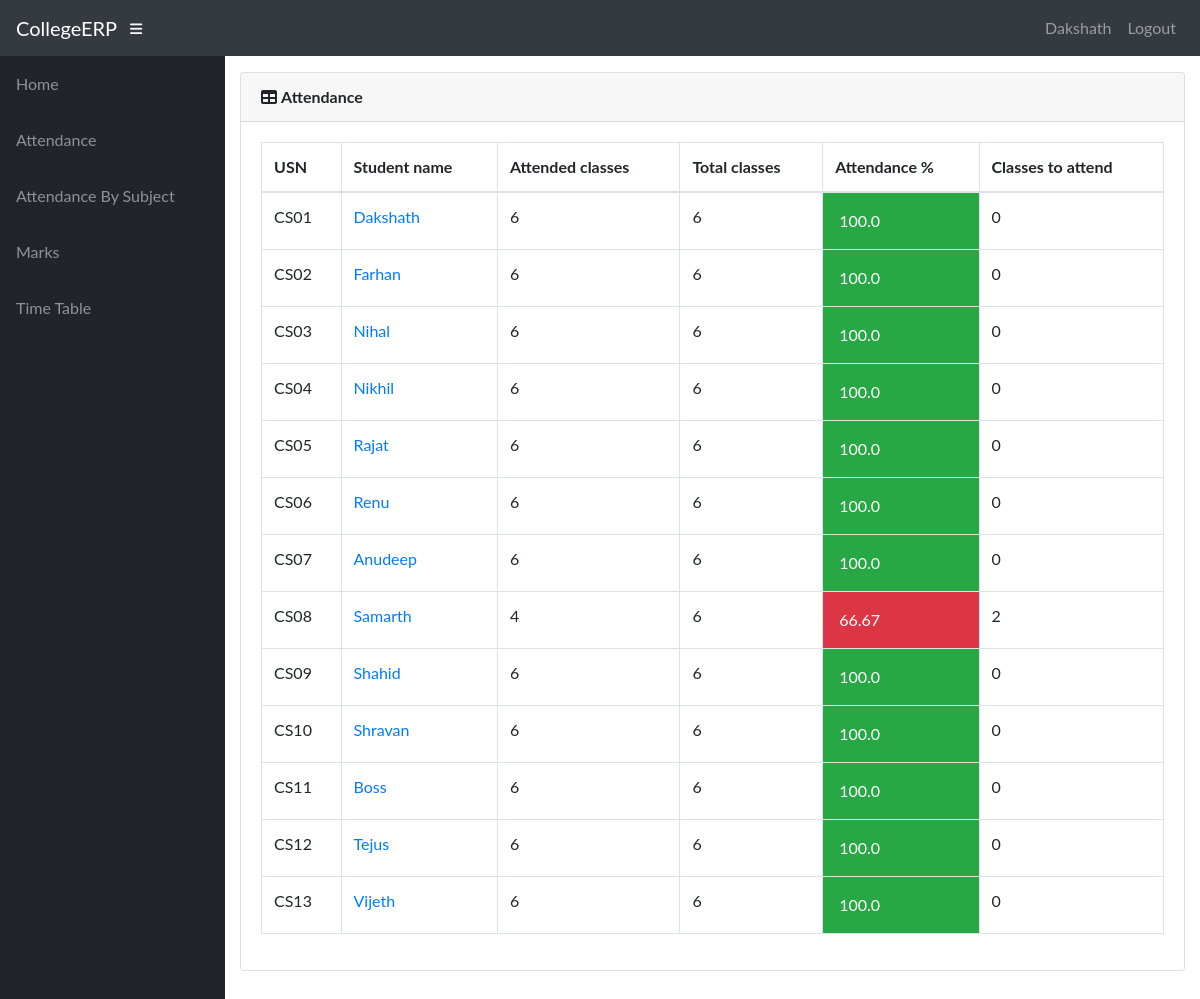
The app's page /teacher/4/Students/attendance/ (signed in) with its own data.
### info/models.py (models this page shows, shortened)
class User(AbstractUser):
    @property
    def is_student(self):
        if hasattr(self, 'student'):
            return True
        return False

class Student(models.Model):
    user = models.OneToOneField(User, on_delete=models.CASCADE, null=True)
    class_id = models.ForeignKey(Class, on_delete=models.CASCADE, default=1)
    USN = models.CharField(primary_key='True', max_length=100)
    name = models.CharField(max_length=200)
    sex = models.CharField(max_length=50, choices=sex_choice, default='Male')
    DOB = models.DateField(default='1998-01-01')
    def __str__(self):
        return self.name

class AttendanceTotal(models.Model):
    course = models.ForeignKey(Course, on_delete=models.CASCADE)
    student = models.ForeignKey(Student, on_delete=models.CASCADE)
    class Meta:
        unique_together = (('student', 'course'),)
    @property
    def att_class(self):
        stud = Student.objects.get(name=self.student)
        cr = Course.objects.get(name=self.course)
        att_class = Attendance.objects.filter(course=cr, student=stud, status='True').count()
        return att_class
    @property
    def total_class(self):
        stud = Student.objects.get(name=self.student)
        cr = Course.objects.get(name=self.course)
        total_class = Attendance.objects.filter(course=cr, student=stud).count()
        return total_class
    @property
    def attendance(self):
        stud = Student.objects.get(name=self.student)
        cr = Course.objects.get(name=self.course)
        total_class = Attendance.objects.filter(course=cr, student=stud).count()
        att_class = Attendance.objects.filter(course=cr, student=stud, status='True').count()
        if total_class == 0:
            attendance = 0
        else:
            attendance = round(att_class / total_class * 100, 2)
        return attendance
    @property
    def classes_to_attend(self):
        stud = Student.objects.get(name=self.student)
        cr = Course.objects.get(name=self.course)
        total_class = Attendance.objects.filter(course=cr, student=stud).count()
        att_class = Attendance.objects.filter(course=cr, student=stud, status='True').count()
        cta = math.ceil((0.75*total_class - att_class)/0.25)
        if cta < 0:
            return 0
        return cta

class Course(models.Model):
    dept = models.ForeignKey(Dept, on_delete=models.CASCADE)
    id = models.CharField(primary_key='True', max_length=50)
    name = models.CharField(max_length=50)
    shortname = models.CharField(max_length=50, default='X')
    def __str__(self):
        return self.name

### info/views.py (the view)
# urls.py: path('teacher/<int:assign_id>/Students/attendance/', views.t_student, name='t_student'),
@login_required()
def t_student(request, assign_id):
    ass = Assign.objects.get(id=assign_id)
    att_list = []
    for stud in ass.class_id.student_set.all():
        try:
            a = AttendanceTotal.objects.get(student=stud, course=ass.course)
        except AttendanceTotal.DoesNotExist:
            a = AttendanceTotal(student=stud, course=ass.course)
            a.save()
        att_list.append(a)
    return render(request, 'info/t_students.html', {'att_list': att_list})

### info/templates/info/t_students.html
{% extends 'info/base.html' %}
    {% load static %}
    {% block content %}
                  <div class="card mb-3">
            <div class="card-header">
              <i class="fas fa-table"></i>
            <b>Attendance</b></div>
            <div class="card-body">
              <div class="table-responsive">
                <table class="table table-bordered" id="dataTable" width="100%" cellspacing="0">
                  <thead>
                    <tr>
                        <th>USN</th>
                        <th>Student name</th>
                        <th>Attended classes</th>
                        <th>Total classes</th>
                        <th>Attendance %</th>
                        <th>Classes to attend</th>
                    </tr>
                  </thead>
                  <tbody>
                    {% for a in att_list %}
                    <tr>
                        <td>{{ a.student_id }}</td>
                        <td><a href="{% url 't_attendance_detail' a.student.USN a.course_id %}">{{ a.student.name }}</a></td>
                        <td>{{ a.att_class }}</td>
                        <td>{{ a.total_class }}</td>
                        {% if a.attendance < 75 %}
                            <td class="p-3 mb-2 bg-danger text-white">{{ a.attendance }}</td>
                        {% else %}
                            <td class="p-3 mb-2 bg-success text-white">{{ a.attendance }}</td>
                        {% endif %}
                        <td>{{ a.classes_to_attend }}</td>
                    </tr>
                    {% empty %}
                            <p>No students</p>
                    {% endfor %}
                  </tbody>
                </table>
              </div>
            </div>
          </div>
    {% endblock %}

### info/templates/info/base.html (shortened to what this page needs)
<!DOCTYPE html>
<html lang="en">
  <head>
      {% load static %}
    <link href="{% static '/info/bootstrap/vendor/bootstrap/css/bootstrap.min.css' %}" rel="stylesheet">
    <link href="{% static '/info/bootstrap/vendor/fontawesome-free/css/all.min.css' %}" rel="stylesheet" type="text/css">
    <link href="{% static '/info/bootstrap/vendor/datatables/dataTables.bootstrap4.css' %}" rel="stylesheet">
    <link href="{% static '/info/bootstrap/css/sb-admin.css' %}" rel="stylesheet">
  </head>
  <body id="page-top">
    <nav class="navbar navbar-expand navbar-dark bg-dark static-top">
      <a class="navbar-brand mr-1" href="{% url 'index' %}">CollegeERP</a>
      <button class="btn btn-link btn-sm text-white order-1 order-sm-0" id="sidebarToggle" href="#">
        <i class="fas fa-bars"></i>
      </button>
        <div class="collapse navbar-collapse" id="navbarResponsive">
          <ul class="navbar-nav ml-auto">
            <li class="nav-item">
                {% if request.user.is_student %}
                    <a class="nav-link text-capitalize">{{ request.user.student.name }}</a>
                {% elif request.user.is_teacher %}
                    <a class="nav-link text-capitalize">{{ request.user.teacher.name }}</a>
                {% endif %}
            </li>
            <li class="nav-item">
                <a class="nav-link" href="#" data-toggle="modal" data-target="#logoutModal">Logout</a>
            </li>
          </ul>
        </div>
    </nav>
    <div id="wrapper">
      <ul class="sidebar navbar-nav">
            <li class="nav-item">
              <a class="nav-link" href="{% url 'index' %}">
                <span>Home</span>
              </a>
            </li>
        {% if request.user.is_student %}
            <li class="nav-item">
              <a class="nav-link" href="{% url 'attendance' request.user.student.USN %}">
                <span>Attendance</span>
              </a>
            </li>
            <li class="nav-item">
              <a class="nav-link" href="{% url 'attendance' request.user.student.USN %}">
                <span>Attendance By Subject</span>
              </a>
            </li>
            <li class="nav-item">
              <a class="nav-link" href="{% url 'marks_list' request.user.student.USN %}">
                <span>Marks</span>
              </a>
            </li>
              <li class="nav-item">
              <a class="nav-link" href="{% url 'timetable' request.user.student.class_id_id %}">
                <span>Time Table</span>
              </a>
            </li>
        {% endif %}
      </ul>
      <div id="content-wrapper">
        <div class="container-fluid">
            {% block content %}
            {% endblock %}
        </div>
      </div>
    </div>
  </body>
</html>

### records on screen
User: user.student.name "Dakshath"
AttendanceTotal: student_id "CS01", student.name "Dakshath", att_class "6", total_class "6", attendance "100.0", classes_to_attend "0"
AttendanceTotal: student_id "CS02", student.name "Farhan", att_class "6", total_class "6", attendance "100.0", classes_to_attend "0"
AttendanceTotal: student_id "CS03", student.name "Nihal", att_class "6", total_class "6", attendance "100.0", classes_to_attend "0"
AttendanceTotal: student_id "CS04", student.name "Nikhil", att_class "6", total_class "6", attendance "100.0", classes_to_attend "0"
AttendanceTotal: student_id "CS05", student.name "Rajat", att_class "6", total_class "6", attendance "100.0", classes_to_attend "0"
AttendanceTotal: student_id "CS06", student.name "Renu", att_class "6", total_class "6", attendance "100.0", classes_to_attend "0"
AttendanceTotal: student_id "CS07", student.name "Anudeep", att_class "6", total_class "6", attendance "100.0", classes_to_attend "0"
AttendanceTotal: student_id "CS08", student.name "Samarth", att_class "4", total_class "6", attendance "66.67", classes_to_attend "2"
AttendanceTotal: student_id "CS09", student.name "Shahid", att_class "6", total_class "6", attendance "100.0", classes_to_attend "0"
AttendanceTotal: student_id "CS10", student.name "Shravan", att_class "6", total_class "6", attendance "100.0", classes_to_attend "0"
AttendanceTotal: student_id "CS11", student.name "Boss", att_class "6", total_class "6", attendance "100.0", classes_to_attend "0"
AttendanceTotal: student_id "CS12", student.name "Tejus", att_class "6", total_class "6", attendance "100.0", classes_to_attend "0"
AttendanceTotal: student_id "CS13", student.name "Vijeth", att_class "6", total_class "6", attendance "100.0", classes_to_attend "0"
